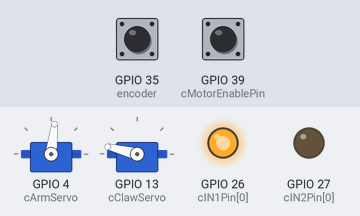
A sketch run on a simulated ESP32. Shown: 2 × servo, output pins drawn as LEDs (lit = HIGH). The inputs (shaded band) are chosen by the test bench; at power-on: GPIO 35 (encoder) HIGH, GPIO 39 (cMotorEnablePin) HIGH. Servo pulses on a pin are drawn as a servo (544–2400 µs = 0–180°).

Above: at 0.05 s.
At 2.0 s:
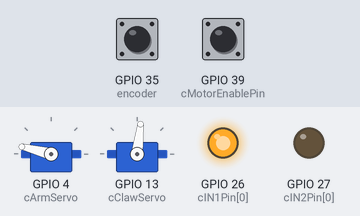
At 2.45 s:
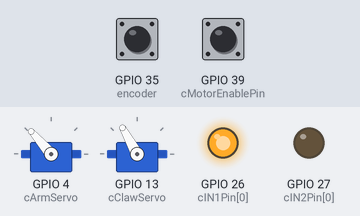
At 2.9 s:
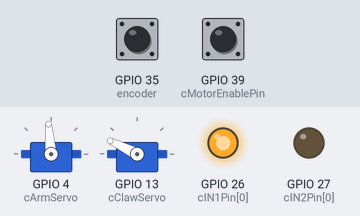
At 3.95 s:
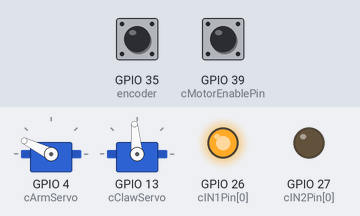
At 5.85 s:
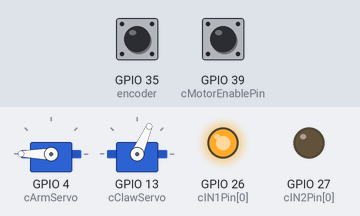
Timing chart, 0 to 6.7 s (numbered marks = the images above):
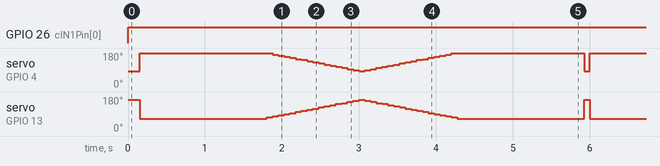

The sketch:

intake.ino
```cpp
#include <Arduino.h>

void setMotor(int dir, int pwm, int in1, int in2);
void ARDUINO_ISR_ATTR buttonISR(void* arg);
void ARDUINO_ISR_ATTR encoderISR(void* arg);

// Button structure
struct Button {
  const int pin;                                                       // GPIO pin for button
  volatile uint32_t numberPresses;                                     // counter for number of button presses
  uint32_t nextPressTime;                                              // time of next allowable press in milliseconds
  volatile bool pressed;                                               // flag for button press event
};

// Encoder structure
struct Encoder {
  const int PinA;                                                      // GPIO pin for encoder Channel A
  const int PinB;                                                      // GPIO pin for encoder Channel B
  volatile long pos;                                                   // current encoder position
};

// Servo configuration for ESP32 using LEDC
const int cArmServo          = 4;                                      // GPIO pin for arm servo
const int cNumMotors         = 1;                                      // Number of DC motors
const int cClawServo         = 13;                                     // GPIO pin for claw servo
const long cDebounceDelay    = 170;                                    // switch debounce delay in milliseconds
const int cIN1Pin[]          = {26, 16};                               // GPIO pin(s) for IN1 for left and right motors (A, B)
const int cIN2Pin[]          = {27, 17};                               // GPIO pin(s) for IN2 for left and right motors (A, B)
const int cPWMRes            = 8;                                      // bit resolution for PWM
const int cMinPWM            = 150;                                    // PWM value for minimum speed that turns motor
const int cMaxPWM            = pow(2, cPWMRes) - 1;                    // PWM value for maximum speed
const int cPWMFreq           = 20000;                                  // frequency of PWM signal
const int cCountsRev         = 1096;                                   // encoder pulses per motor revolution
const int cMotorEnablePin    = 39;                                     // GPIO pin for motor enable switch (DIP S1-1)

// Variables
boolean motorsEnabled        = true;                                   // motors enabled flag
boolean timeUp4sec           = false;                                  // 3 second timer elapsed flag
boolean timeUp2sec           = false;                                  // 2 second timer elapsed flag
uint32_t lastHeartbeat       = 0;                                      // time of last heartbeat state change
uint32_t curMillis           = 0;                                      // current time, in milliseconds
uint32_t timerCount4sec      = 0;                                      // 3 second timer count in milliseconds
uint32_t timerCount2sec      = 0;                                      // 2 second timer count in milliseconds
uint32_t robotModeIndex      = 0;                                      // robot operational state
uint32_t lastTime            = 0;                                      // last time of motor control was updated
Button modeButton            = {0, 0, 0, false};                       // NO pushbutton PB1 on GPIO 0, low state when pressed
Encoder encoder[]            = {{35, 32, 0},                           // left encoder (A) on GPIO 35 and 32, 0 position
                                {33, 25, 0}};                          // right encoder (B) on GPIO 33 and 25, 0 position
uint8_t driveSpeed           = 255;                                      // motor drive speed (0-255)
uint8_t driveIndex           = 0;                                      // state index for run mode
int lastPos[]                = {0, 0};                                 // Keep track of previous important encoder positions
int atPaperPos[]             = {100, 100};                                 // Encoder position before driving forward to get the ball
int sweepCount               = 0;

// keeping track of encoder counts
int encoder1;
int encoder2;
int encoder3;
int encoder4;

// PWM parameters for servos: 50Hz and 14-bit resolution
const int servoPWMFreq       = 50;    // 50Hz (typical for servos)
const int servoPWMResolution = 14;    // 14-bit resolution

// Servo positions for intake bucket
int ServoPositions[] = {
  1150, 2000, 2000, 2000, 2000, 2000, 2000, 2000, 2000, 2000, 2000, 2000, 2000, 2000, 2000, 2000, 2000, 2000, 2000, 2000, 2000, 2000, 2000, 1950, 1900, 1850, 1800, 1750, 1700, 1650, 1600, 1550, 1500, 1450, 1400, 1350, 1300, 1250, 1200, 1150
};

int ServoPositionsReversed[] = {
  1850, 1000, 1000, 1000, 1000, 1000, 1000, 1000, 1000, 1000, 1000, 1000, 1000, 1000, 1000, 1000, 1000, 1000, 1000, 1000, 1000, 1000, 1000, 1050, 1100, 1150, 1200, 1250, 1300, 1350, 1400, 1450, 1500, 1550, 1600, 1650, 1700, 1750, 1800, 1850
};

// Update interval for the servo sweep (in milliseconds)
const uint32_t servoUpdateInterval = 75;

// Variables to manage the sweep state
uint32_t lastServoUpdate = 0;
int servoIndex = 0;
int servoDirection = 1; // 1 = moving upward (toward higher PWM), -1 = moving downward

// Compute the number of positions in our lookup table
int numServoPositions = sizeof(ServoPositions) / sizeof(ServoPositions[0]);

void setup() {
  Serial.begin(115200);

  // setup motors with encoders
  for (int k = 0; k < cNumMotors; k++) {
    ledcAttach(cIN1Pin[k], cPWMFreq, cPWMRes);                         // setup INT1 GPIO PWM Channel
    ledcAttach(cIN2Pin[k], cPWMFreq, cPWMRes);                         // setup INT2 GPIO PWM Channel
    pinMode(encoder[k].PinA, INPUT);                                   // configure GPIO for encoder Channel A input
    pinMode(encoder[k].PinB, INPUT);                                   // configure GPIO for encoder Channel B input
    // configure encoder to trigger interrupt with each rising edge on Channel A
    attachInterruptArg(encoder[k].PinA, encoderISR, &encoder[k], RISING);
  }

  encoder[0].pos = 0;                                                  // clear left encoder
  encoder[1].pos = 0;                                                  // clear right encoder

  pinMode(cArmServo, OUTPUT);                                          // configure arm servo GPIO for output
  ledcAttach(cArmServo, 50, 14);                                       // setup arm servo pin for 50 Hz, 14-bit resolution
  pinMode(cClawServo, OUTPUT);                                         // configure claw servo GPIO for output
  ledcAttach(cClawServo, 50, 14);                                      // setup claw servo pin for 50 Hz, 14-bit resolution

  // Set initial positions for both servos
  ledcWrite(cArmServo, ServoPositions[0]);
  ledcWrite(cClawServo, ServoPositionsReversed[0]);

  pinMode(cMotorEnablePin, INPUT);                                     // set up motor enable switch (uses external pullup)
}

void loop() {
  uint32_t currentMillis = millis();
  long pos[] = {0, 0};                                                 // current motor positions

  // store encoder position to avoid conflicts with ISR updates
  noInterrupts();                                                      // disable interrupts temporarily while reading
  for (int k = 0; k < cNumMotors; k++) {
      pos[k] = encoder[k].pos;                                         // read and store current motor position
  }
  interrupts();                                                        // turn interrupts back on

  // check if drive motors should be powered
  motorsEnabled = !digitalRead(cMotorEnablePin);                     // if SW1-1 is on (low signal), then motors are enabled

  setMotor(1, driveSpeed, cIN1Pin[0], cIN2Pin[0]);                  // drive left motor forward at speed determined by pot
  setMotor(-1, driveSpeed - 8, cIN1Pin[1], cIN2Pin[1]);            // drive right motor forward at speed determined by pot, rich: pwm adjust 8

  // Check if it's time to update the servo positions
  if (currentMillis - lastServoUpdate >= servoUpdateInterval) {
    lastServoUpdate = currentMillis;

    // Update both servos with the current position value from the lookup table
    ledcWrite(cArmServo, ServoPositions[servoIndex]);
    ledcWrite(cClawServo, ServoPositionsReversed[servoIndex]);

    // Update the index for the next position
    servoIndex += servoDirection;

    // If we reach the end of the lookup table, reverse direction to create a smooth sweep
    if (servoIndex >= numServoPositions) {
      // Step back into range and reverse
      servoIndex = numServoPositions - 2;
      servoDirection = -1;
    }
    else if (servoIndex < 0) {
      // Step forward into range and reverse
      servoIndex = 1;
      servoDirection = 1;
    }
  }
}

// send motor control signals, based on direction and pwm (speed)
void setMotor(int dir, int pwm, int in1, int in2) {
  if (dir == 1) {                                                      // forward
    ledcWrite(in1, pwm);
    ledcWrite(in2, 0);
  }
  else if (dir == -1) {                                                // reverse
    ledcWrite(in1, 0);
    ledcWrite(in2, pwm);
  }
  else {                                                               // stop
    ledcWrite(in1, 0);
    ledcWrite(in2, 0);
  }
}

// button interrupt service routine
// argument is pointer to button structure, which is statically cast to a Button structure,
// allowing multiple instances of the buttonISR to be created (1 per button)
void ARDUINO_ISR_ATTR buttonISR(void* arg) {
  Button* s = static_cast<Button*>(arg);                               // cast pointer to static structure

  uint32_t pressTime = millis();                                       // capture current time
  if (pressTime > s->nextPressTime) {                                  // if enough time has passed to consider a valid press
    s->numberPresses += 1;                                             // increment button press counter
    s->pressed = true;                                                 // indicate valid button press state
    s->nextPressTime = pressTime + cDebounceDelay;                     // update time for next valid press
  }
}

// encoder interrupt service routine
// argument is pointer to an encoder structure, which is statically cast to a Encoder structure, allowing multiple
// instances of the encoderISR to be created (1 per encoder)
void ARDUINO_ISR_ATTR encoderISR(void* arg) {
  Encoder* s = static_cast<Encoder*>(arg);                             // cast pointer to static structure

  int b = digitalRead(s->PinB);                                        // read state of Channel B
  if (b > 0) {                                                         // high, leading Channel A
    s->pos++;                                                          // increase position
  }
  else {                                                               // low, lagging Channel A
    s->pos--;                                                          // decrease position
  }
}
```

Measured:
- by itself, GPIO 26 (cIN1Pin[0]): LOW → HIGH at 0.00 s
- by itself, servo on GPIO 4 (cArmServo): moves between 83° and 180°, repeating every 5.9 s
- by itself, servo on GPIO 13 (cClawServo): moves between 66° and 166°, repeating every 5.9 s
